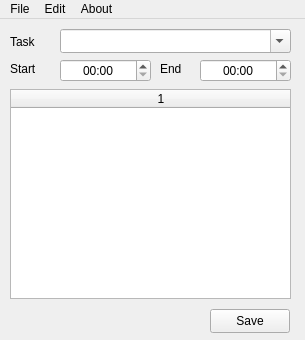
<?xml version="1.0" encoding="UTF-8"?>
<ui version="4.0">
 <class>TaskManager</class>
 <widget class="QMainWindow" name="TaskManager">
  <property name="geometry">
   <rect>
    <x>0</x>
    <y>0</y>
    <width>305</width>
    <height>340</height>
   </rect>
  </property>
  <property name="minimumSize">
   <size>
    <width>305</width>
    <height>340</height>
   </size>
  </property>
  <property name="maximumSize">
   <size>
    <width>305</width>
    <height>340</height>
   </size>
  </property>
  <property name="windowTitle">
   <string>MainWindow</string>
  </property>
  <widget class="QWidget" name="centralwidget">
   <widget class="QTableWidget" name="taskTable">
    <property name="geometry">
     <rect>
      <x>10</x>
      <y>70</y>
      <width>281</width>
      <height>210</height>
     </rect>
    </property>
    <property name="showGrid">
     <bool>false</bool>
    </property>
    <property name="rowCount">
     <number>1</number>
    </property>
    <property name="columnCount">
     <number>1</number>
    </property>
    <attribute name="horizontalHeaderDefaultSectionSize">
     <number>281</number>
    </attribute>
    <attribute name="horizontalHeaderHighlightSections">
     <bool>false</bool>
    </attribute>
    <attribute name="horizontalHeaderMinimumSectionSize">
     <number>300</number>
    </attribute>
    <attribute name="verticalHeaderVisible">
     <bool>false</bool>
    </attribute>
    <attribute name="verticalHeaderDefaultSectionSize">
     <number>210</number>
    </attribute>
    <attribute name="verticalHeaderHighlightSections">
     <bool>false</bool>
    </attribute>
    <attribute name="verticalHeaderMinimumSectionSize">
     <number>210</number>
    </attribute>
    <attribute name="verticalHeaderVisible">
     <bool>false</bool>
    </attribute>
    <attribute name="verticalHeaderDefaultSectionSize">
     <number>210</number>
    </attribute>
    <attribute name="horizontalHeaderMinimumSectionSize">
     <number>300</number>
    </attribute>
    <attribute name="verticalHeaderMinimumSectionSize">
     <number>210</number>
    </attribute>
    <attribute name="horizontalHeaderHighlightSections">
     <bool>false</bool>
    </attribute>
    <attribute name="verticalHeaderHighlightSections">
     <bool>false</bool>
    </attribute>
    <attribute name="horizontalHeaderDefaultSectionSize">
     <number>281</number>
    </attribute>
    <row/>
    <column/>
   </widget>
   <widget class="QTextEdit" name="taskText">
    <property name="geometry">
     <rect>
      <x>20</x>
      <y>100</y>
      <width>261</width>
      <height>171</height>
     </rect>
    </property>
    <property name="frameShape">
     <enum>QFrame::NoFrame</enum>
    </property>
    <property name="frameShadow">
     <enum>QFrame::Plain</enum>
    </property>
    <property name="lineWidth">
     <number>0</number>
    </property>
   </widget>
   <widget class="QComboBox" name="taskList">
    <property name="geometry">
     <rect>
      <x>60</x>
      <y>10</y>
      <width>231</width>
      <height>24</height>
     </rect>
    </property>
    <property name="editable">
     <bool>true</bool>
    </property>
   </widget>
   <widget class="QPushButton" name="saveButton">
    <property name="geometry">
     <rect>
      <x>210</x>
      <y>290</y>
      <width>80</width>
      <height>24</height>
     </rect>
    </property>
    <property name="text">
     <string>Save</string>
    </property>
   </widget>
   <widget class="QTimeEdit" name="taskEnd">
    <property name="geometry">
     <rect>
      <x>200</x>
      <y>40</y>
      <width>91</width>
      <height>23</height>
     </rect>
    </property>
    <property name="alignment">
     <set>Qt::AlignCenter</set>
    </property>
    <property name="displayFormat">
     <string>hh:mm</string>
    </property>
   </widget>
   <widget class="QTimeEdit" name="taskStart">
    <property name="geometry">
     <rect>
      <x>60</x>
      <y>40</y>
      <width>91</width>
      <height>23</height>
     </rect>
    </property>
    <property name="alignment">
     <set>Qt::AlignCenter</set>
    </property>
    <property name="displayFormat">
     <string>hh:mm</string>
    </property>
   </widget>
   <widget class="QLabel" name="labelTask">
    <property name="geometry">
     <rect>
      <x>10</x>
      <y>13</y>
      <width>41</width>
      <height>20</height>
     </rect>
    </property>
    <property name="text">
     <string>Task</string>
    </property>
   </widget>
   <widget class="QLabel" name="labelStart">
    <property name="geometry">
     <rect>
      <x>10</x>
      <y>40</y>
      <width>41</width>
      <height>20</height>
     </rect>
    </property>
    <property name="text">
     <string>Start</string>
    </property>
   </widget>
   <widget class="QLabel" name="labelEnd">
    <property name="geometry">
     <rect>
      <x>160</x>
      <y>40</y>
      <width>31</width>
      <height>20</height>
     </rect>
    </property>
    <property name="text">
     <string>End</string>
    </property>
   </widget>
  </widget>
  <widget class="QMenuBar" name="menubar">
   <property name="geometry">
    <rect>
     <x>0</x>
     <y>0</y>
     <width>305</width>
     <height>25</height>
    </rect>
   </property>
   <widget class="QMenu" name="menuFile">
    <property name="title">
     <string>File</string>
    </property>
    <addaction name="actionPreferences"/>
    <addaction name="actionShow_tasks"/>
    <addaction name="actionQuit"/>
   </widget>
   <widget class="QMenu" name="menuEdit">
    <property name="title">
     <string>Edit</string>
    </property>
    <addaction name="actionUndo"/>
    <addaction name="actionRedo"/>
    <addaction name="separator"/>
    <addaction name="actionCut"/>
    <addaction name="actionCopy"/>
    <addaction name="actionPaste"/>
    <addaction name="actionSelect_All"/>
   </widget>
   <widget class="QMenu" name="menuAbout">
    <property name="title">
     <string>About</string>
    </property>
    <addaction name="separator"/>
    <addaction name="actionTaskmanager"/>
    <addaction name="actionQt"/>
   </widget>
   <addaction name="menuFile"/>
   <addaction name="menuEdit"/>
   <addaction name="menuAbout"/>
  </widget>
  <action name="actionPreferences">
   <property name="text">
    <string>Preferences</string>
   </property>
  </action>
  <action name="actionRedo">
   <property name="text">
    <string>Redo    Ctrl+Shift+Z</string>
   </property>
  </action>
  <action name="actionTaskmanager">
   <property name="text">
    <string>Task reminder</string>
   </property>
  </action>
  <action name="actionQt">
   <property name="text">
    <string>Qt </string>
   </property>
  </action>
  <action name="actionCut">
   <property name="text">
    <string>Cut    Ctrl+X</string>
   </property>
  </action>
  <action name="actionCopy">
   <property name="text">
    <string>Copy    Ctrl+C</string>
   </property>
  </action>
  <action name="actionPaste">
   <property name="text">
    <string>Past    Ctrl+V</string>
   </property>
  </action>
  <action name="actionDelete">
   <property name="text">
    <string>Delete</string>
   </property>
  </action>
  <action name="actionSelect_All">
   <property name="text">
    <string>Select All</string>
   </property>
  </action>
  <action name="actionUndo">
   <property name="text">
    <string>Undo    Ctrl+Z</string>
   </property>
  </action>
  <action name="actionShow_tasks">
   <property name="text">
    <string>Show tasks</string>
   </property>
  </action>
  <action name="actionQuit">
   <property name="text">
    <string>Quit</string>
   </property>
  </action>
 </widget>
 <tabstops>
  <tabstop>taskList</tabstop>
  <tabstop>taskStart</tabstop>
  <tabstop>taskEnd</tabstop>
  <tabstop>taskTable</tabstop>
  <tabstop>taskText</tabstop>
  <tabstop>saveButton</tabstop>
 </tabstops>
 <resources/>
 <connections/>
</ui>
